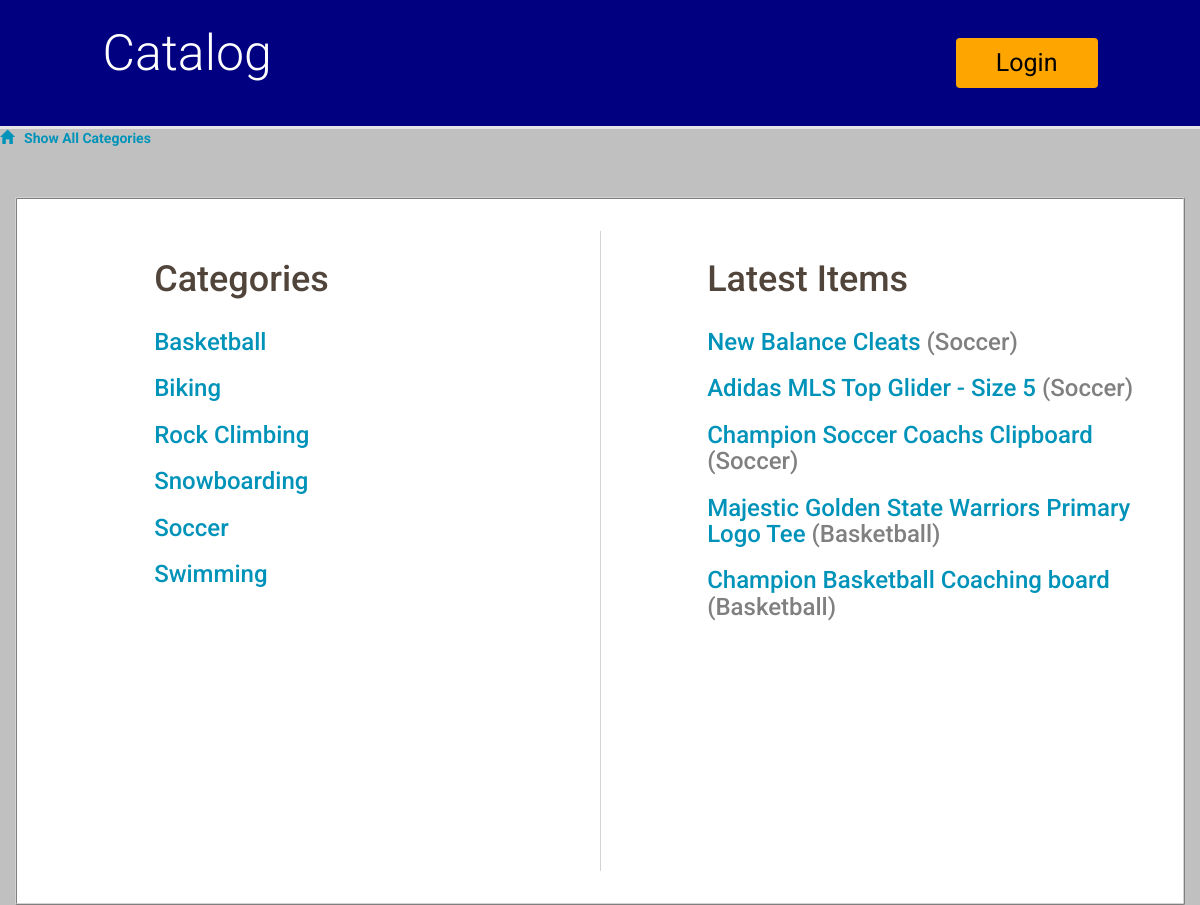
/catalog, run on the app's committed database.
### models.py (models this page shows, shortened)
class Category(Base):
    __tablename__ = 'category'
    id = Column(Integer, primary_key=True)
    name = Column(String(250), nullable=False)
    user_id = Column(Integer, ForeignKey('user.id'))
    user = relationship(User)
    items = relationship("Item")

class Item(Base):
    __tablename__ = 'item'
    id = Column(Integer, primary_key=True)
    title = Column(String(500), nullable=False)
    description = Column(String(5000))
    cat_id = Column(Integer, ForeignKey('category.id'))
    category = relationship(Category, back_populates='items')
    user_id = Column(Integer, ForeignKey('user.id'))
    user = relationship(User)

### app.py (the view)
@app.route('/')
@app.route('/home')
@app.route('/catalog')
def show_latest_items():
    categories = session.query(Category).order_by(asc(Category.name))
    items = session.query(Item).order_by(asc(Item.id)).limit(5)
    item_categories = session.query(Item, User, Category).filter(Category.id == Item.cat_id).filter(
        Item.user_id == User.id).limit(5)
    categories_list = session.query(Category).order_by(asc(Category.name)).all()
    full_info = list()
    for a, b, c in item_categories:
        info = (a.title, a.id, b.name, c.name)
        full_info.append(info)
    if 'username' in login_session:
        user_authorized = True
    else:
        user_authorized = False
    return render_template('itemsList.html',
                           categories=categories,
                           items=items,
                           full_info=full_info,
                           user_authorized=user_authorized)

### templates/itemsList.html (shortened to what this page needs)
{% extends "main.html" %}
{% block content %}
    <div class="row justify-content-md-center">
        <div class="container main-div">
            <div class="col-md-offset-1 col-md-5">
                <H1>Categories</H1>
                {% for category in categories %}
                    <a href = "{{ url_for('show_items_for_category', category_name = category.name) }}">
                        <h3>{{category.name}}</h3>
                    </a>
                {% endfor %}
            </div>
            <div class="col-md-1 categories-line"></div>
            <div class="col-md-5">
                {% if cat_name == null %}
                   <h1>Latest Items</h1>
                    {% for a, b, c, d in full_info %}
                        <a href = "{{url_for('show_item_description', category_name = d, item_name = a, item_id = b)}}">
                            <h3>{{a}} <span class="cat_name">({{ d }})</span></h3>
                        </a>
                    {% endfor %}
                {% endif %}
            </div>
        </div>
    </div>
{% endblock %}

### templates/main.html (shortened to what this page needs)
<!DOCTYPE html>
<html lang="en">
	<head>
		<link rel="stylesheet" href="//netdna.bootstrapcdn.com/bootstrap/3.1.1/css/bootstrap.min.css">
		<link rel="stylesheet" type=text/css href="{{ url_for('static', filename='styles.css') }}">
	</head>
	<body>
        <div id="container">
            {% block content %}{% endblock %}
        </div>
	</body>
</html>

### templates/header.html
    <div class="row top-menu">
        <div class="col-md-offset-1 col-md-5 text-left">
            <h1>Catalog</h1>
        </div>
	    <div class="col-md-5 text-right">
        	{%if 'username' not in session %}
                <a class="login-btn btn btn-default" href="{{url_for('show_login')}}" role="button">Login</a>
			{% else %}
                <a class="login-btn btn btn-primary btn-lg" href="{{url_for('disconnect')}}" role="button">Logout</a>
                <p>Logged in as {{ session['username'] }} </p>
			{% endif %}
        </div>
    </div>
    <div class="row divider">
	    <div class="col-md-12"></div>
	</div>
    <div class="row">
	    <div class="col-md-12">
		    <a class="top-link" href="{{url_for('show_latest_items')}}">
			    <span class="glyphicon glyphicon-home " aria-hidden="true"></span>Show All Categories
		    </a>
	    </div>
    </div>

### static/styles.css (style rules this page uses)
body { font-family: "Helvetica Neue Bold", Roboto, Helvetica, Arial, sans-serif; font-weight: 700; background-color: #9999999c; }
h1 { font-family: "Helvetica Neue Light", Roboto, Helvetica, Arial, sans-serif; color: #51453B; line-height: 60px; }
a { font-size: 14px; color: #0093B9; line-height: 17px; }
.btn { padding: 20px; margin: 0; border-color: #9FB80A; border-width: 2px; color: #9FB80A; }
.glyphicon { margin-right: 10px; }
.top-menu { padding-top: 3px; padding-bottom: 3px; background-color: navy; }
.top-menu a { margin-top: 35px; margin-bottom: 35px; padding-top: 20px; padding-bottom: 20px; line-height: 10px; font-size: 25px; font-weight: 400; }
.top-menu h1 { font-family: "Helvetica Neue Light", Roboto, Helvetica, Arial, sans-serif; font-size: 50px; color: white; line-height: 60px; font-weight: 300; }
.divider { height: 3px; background-color: #e5e5e5; }
.login-btn { border: none; background-color: orange; padding: 15px 40px; color: black; }
.main-div { background-color: white; margin-top: 50px; padding: 30px; border-width: 2px; border-color: lightgray; border-style: ridge; border-radius: 2px; height: auto; }
.main-div a { font-size: 25px; margin-bottom: 35px; }
.categories-line { border-left: 1px solid lightgrey; height: 80%; margin-top: 2px; margin-bottom: 2px; }
.cat_name { color: grey; }

### data on the page
Category: name "Basketball", full_info "Basketball" "Basketball"
Category: name "Biking"
Category: name "Rock Climbing"
Category: name "Snowboarding"
Category: name "Soccer", full_info "Soccer" "Soccer" "Soccer"
Category: name "Swimming"
Item: full_info "New Balance Cleats"
Item: full_info "Adidas MLS Top Glider - Size 5"
Item: full_info "Champion Soccer Coachs Clipboard"
Item: full_info "Majestic Golden State Warriors Primary Logo Tee"
Item: full_info "Champion Basketball Coaching board"
